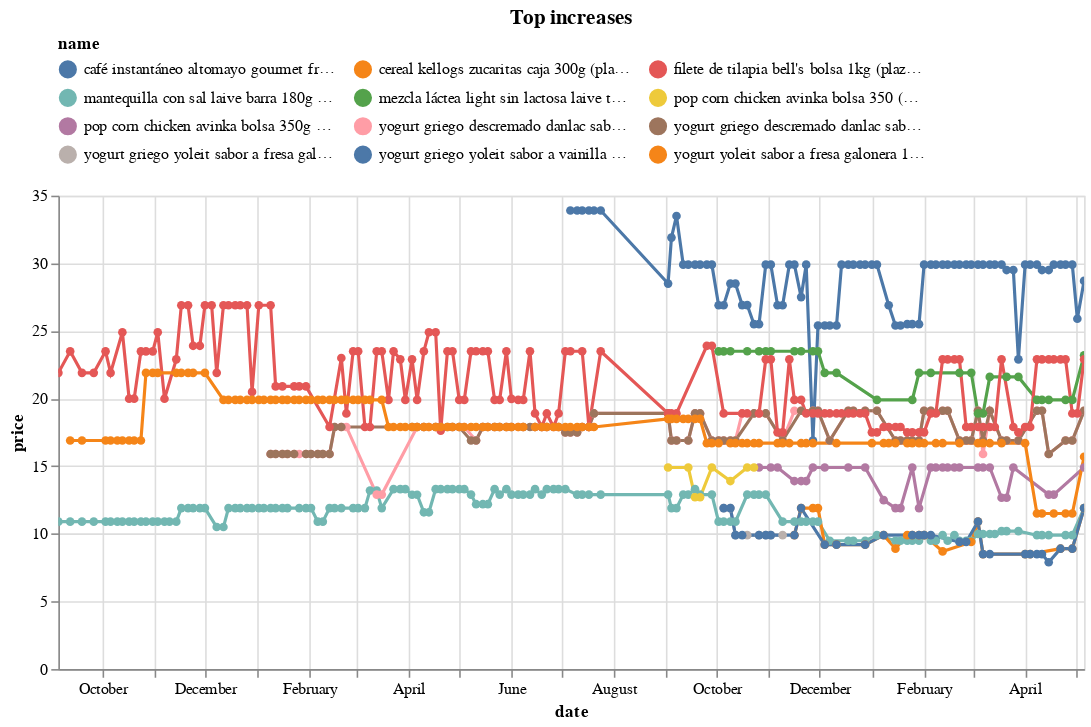

This figure's notebook cell:
### Code cell
(top_changes_abs
 .sort_values('change')
 .tail(10)
 .pipe(plot_changes, 'Top increases')
)

### Figure 1 — Vega-Lite specification as saved in the notebook (floating-point values rounded to 4 significant figures; data arrays with more than 128 entries replaced by an {"elided": "..."} marker saying what was removed)
{"config": {"view": {"continuousWidth": 300, "continuousHeight": 300}, "legend": {"columns": 3, "orient": "top"}}, "data": {"name": "data-5e2b066addb6937389d5ff689d13a93e"}, "mark": {"type": "line", "point": true}, "encoding": {"color": {"field": "name", "scale": {"domain": ["café instantáneo altomayo gourmet frasco 170g (plaza_vea)", "cereal kellogs zucaritas caja 300g (plaza_vea)", "filete de tilapia bell's bolsa 1kg (plaza_vea)", "mantequilla con sal laive barra 180g (plaza_vea)", "mezcla láctea light sin lactosa laive tetrapack 480g paquete 6un (plaza_vea)", "pop corn chicken avinka bolsa 350 (plaza_vea)", "pop corn chicken avinka bolsa 350g (plaza_vea)", "yogurt griego descremado danlac sabor a arándanos pote 900g (plaza_vea)", "yogurt griego descremado danlac sabor a mango pote 900g (plaza_vea)", "yogurt griego yoleit sabor a fresa galonera 1.7kg (plaza_vea)", "yogurt griego yoleit sabor a vainilla galonera 1.7kg (plaza_vea)", "yogurt yoleit sabor a fresa galonera 1.7kg (plaza_vea)"]}, "type": "nominal"}, "tooltip": [{"field": "name", "type": "nominal"}, {"field": "price", "type": "quantitative"}, {"field": "last_price", "type": "quantitative"}], "x": {"field": "date", "type": "temporal"}, "y": {"field": "price", "type": "quantitative"}}, "params": [{"name": "param_11", "select": {"type": "point", "fields": ["name"]}, "bind": "legend"}, {"name": "param_12", "select": {"type": "interval", "encodings": ["x", "y"]}, "bind": "scales"}], "title": "Top increases", "transform": [{"filter": {"param": "param_11"}}], "width": 650, "$schema": "https://vega.github.io/schema/vega-lite/v5.17.0.json", "datasets": {"data-5e2b066addb6937389d5ff689d13a93e": {"elided": "785 records"}}}
